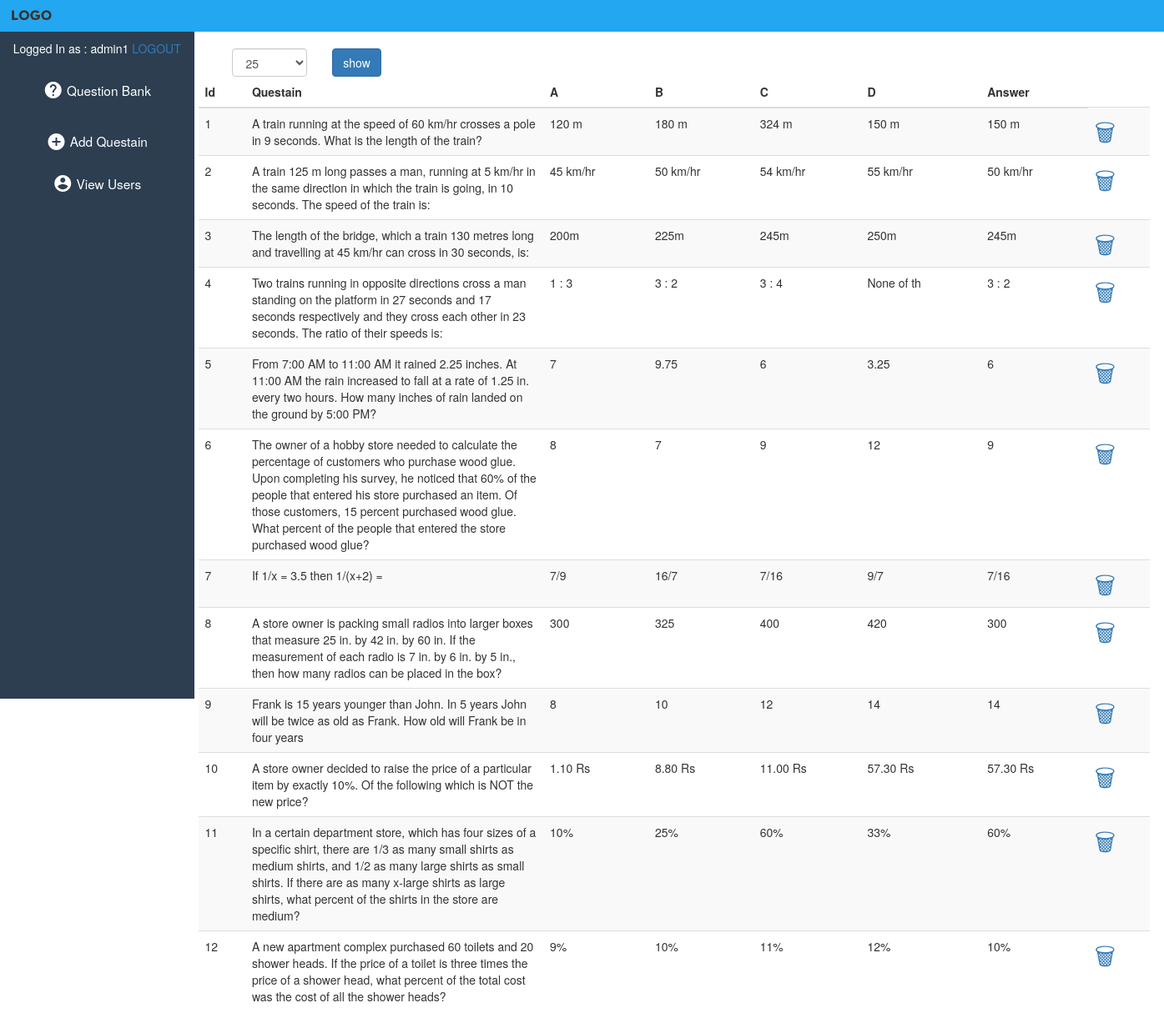
The page /admin/index.php (signed in) on the database its author committed.
### tables this page shows
CREATE TABLE `questions` (
  `id` int(11) NOT NULL,
  `question` varchar(1000) NOT NULL,
  `A` varchar(10) NOT NULL,
  `B` varchar(10) NOT NULL,
  `C` varchar(10) NOT NULL,
  `D` varchar(10) NOT NULL,
  `ans` varchar(10) NOT NULL,
  `category` int(11) NOT NULL
);

### admin/qbank.php (the view, shortened to what this page needs)
<form action="index.php" class="form-group" method="post">
						<div class="col-md-8">
							<span  class="col-md-2"">
						<select name="showtable" style="display: inline;"  class="form-control"><option value="25">25</option>
							</select></span>
							<span class="col-md-2"><input type="submit" style="display: inline;" name="submit" value="show" class="btn btn-primary" /></span>
							</div>
							</form>
						<div class="container">
							<table style="margin-left: -25px;" id="table" class="table table-striped">
    <thead>
      <tr>
        <th>Id</th>
        <th>Questain</th>
        <th>A</th>
        <th>B</th>
        <th>C</th>
        <th>D</th>
        <th>Answer</th>
      </tr>
    </thead>
    <tbody>
    	<?php
    	if(isset($_POST['submit'])){
    		$c=$_POST['showtable'];
    	}else    	$c=25;
    	$cc=1;
			$sqlC="SELECT count(*) AS tot FROM questions";
			$rC=$db->query($sqlC) or die($db->error);
			$rowC = $rC->fetch_assoc();
			$c=($c>$rowC['tot'])?$rowC['tot']:$c;
		while ($cc<=$c) {
			$row = $result->fetch_assoc();
			echo "<tr><td>".$cc."</td>" ;
			echo "<td style='max-width: 200px;'>".$row['question']."</td>";
			$cc++;
			echo "<td>".$row['A']."</td>"." <td>".$row['B']."</td>"."<td>".$row['C']."</td>"."<td>".$row['D']."</td>"."<td>".$row['ans']."</td>"."<td style='font-size:2em; cursor: pointer;'><a href='deleteQ.php?Qid=".$row['id']."'>&#128465;</a></td>";
				}
    	  ?>
      </tr>
    </tbody>
  </table>
						</div>

### admin/index.php (shortened to what this page needs)
<?php
include '../includes/conn.php';
$sql="SELECT *  FROM questions";
$result=$db->query($sql) or die($db->error);
?>
<!DOCTYPE html>
<html>
<head>
	<link rel="stylesheet" type="text/css" href="assets/main.css">
  <link rel="stylesheet" href="https://maxcdn.bootstrapcdn.com/bootstrap/3.4.0/css/bootstrap.min.css">
</head>
<body>
			<?php include 'header.php'; ?>
			<?php
			if (isset($_SESSION['admin'])) {
			include 'adminpanel.php';
			}else include 'login.php'; ?>
</body>
</html>

### admin/header.php
<header class="Adminheader">
	<img id="logo" src="assets/logo.png">
</header>

### admin/adminpanel.php (shortened to what this page needs)
<aside id="sidenav" class="col-md-2">
	<p>
		Logged In as :
		<?php echo $_SESSION['admin']; ?>
		<a href="../logout.php">LOGOUT</a>
	</p>
	<div><a id="links" style="text-decoration: none; display: flex; flex-direction: row; justify-content: center; align-items: center; color: #fff;" href="index.php?navId=1"><i class="material-icons">help</i><span style="height: 4em; line-height: 4em; display: inline-block;">&nbsp;Question Bank</span></a></div>
	<div><a id="links" style="text-decoration: none; display: flex; flex-direction: row; justify-content: center; align-items: center; color: #fff;" href="index.php?navId=2"><i class="material-icons">add_circle</i><span style="height: 4em; line-height: 4em; display: inline-block;">&nbsp;Add Questain</span></a></div>
	<div><a id="links" style="text-decoration: none; display: flex; flex-direction: row; justify-content: center; align-items: center; color: #fff;" href="index.php?navId=3"><i class="material-icons">account_circle</i>&nbsp;View Users</a></div>
			</aside >
			<section class="col-md-10"><br>
				<?php
				$option=$_GET['navId'];
					switch ($option) {
						default: include 'qbank.php';
							break;
					}
				?>
			</section>

### admin/assets/main.css (style rules this page uses)
.Adminheader { background-color: #22A7F0; max-height: 70px; }
#logo { width: 75px; }
aside { height: 100vh; background-color: rgba(44,62,80,1); color: #fff; }
section { min-height: 500px ! important; padding-right: 20px; }
aside div { text-align: center; font-size: 1.1em; line-height: 2.5em; }
aside p { text-align: center; margin-top: 10px; }

### rows shown on the page
questions: question "A train running at the speed of 60 km/hr crosses a pole in 9 seconds. What is the length of the train?", A "120 m", B "180 m", C "324 m", D "150 m", ans "150 m"
questions: question "A train 125 m long passes a man, running at 5 km/hr in the same direction in which the train is going, in 10 seconds. The speed of the train is:", A "45 km/hr", B "50 km/hr", C "54 km/hr", D "55 km/hr", ans "50 km/hr"
questions: question "The length of the bridge, which a train 130 metres long and travelling at 45 km/hr can cross in 30 seconds, is:", A "200m", B "225m", C "245m", D "250m", ans "245m"
questions: question "Two trains running in opposite directions cross a man standing on the platform in 27 seconds and 17 seconds respectively and they cross each other in 23 seconds. The ratio of their speeds is:", A "1 : 3", B "3 : 2", C "3 : 4", D "None of th", ans "3 : 2"
questions: question "From 7:00 AM to 11:00 AM it rained 2.25 inches. At 11:00 AM the rain increased to fall at a rate of 1.25 in. every two hours. How many inches of rain landed on the ground by 5:00 PM?", A "7", B "9.75", C "6", D "3.25", ans "6"
questions: question "The owner of a hobby store needed to calculate the percentage of customers who purchase wood glue. Upon completing his survey, he noticed that 60% of the people that entered his store purchased an item. Of those customers, 15 percent purchased wood glue. What percent of the people that entered the store purchased wood glue?", A "8", B "7", C "9", D "12", ans "9"
questions: question "If 1/x = 3.5 then 1/(x+2) =", A "7/9", B "16/7", C "7/16", D "9/7", ans "7/16"
questions: question "A store owner is packing small radios into larger boxes that measure 25 in. by 42 in. by 60 in. If the measurement of each radio is 7 in. by 6 in. by 5 in., then how many radios can be placed in the box?", A "300", B "325", C "400", D "420", ans "300"
questions: question "Frank is 15 years younger than John. In 5 years John will be twice as old as Frank. How old will Frank be in four years", A "8", B "10", C "12", D "14", ans "14"
questions: question "A store owner decided to raise the price of a particular item by exactly 10%. Of the following which is NOT the new price?", A "1.10 Rs", B "8.80 Rs", C "11.00 Rs", D "57.30 Rs", ans "57.30 Rs"
questions: question "In a certain department store, which has four sizes of a specific shirt, there are 1/3 as many small shirts as medium shirts, and 1/2 as many large shirts as small shirts. If there are as many x-large shirts as large shirts, what percent of the shirts in the store are medium?", A "10%", B "25%", C "60%", D "33%", ans "60%"
questions: question "A new apartment complex purchased 60 toilets and 20 shower heads. If the price of a toilet is three times the price of a shower head, what percent of the total cost was the cost of all the shower heads?", A "9%", B "10%", C "11%", D "12%", ans "10%"

### other values the page prints
$_SESSION['admin'] "admin1"
